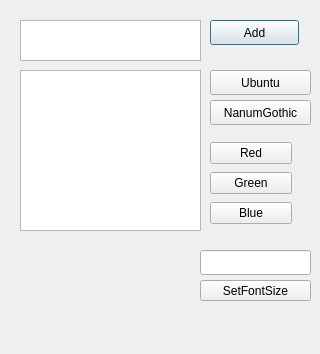
<?xml version="1.0" encoding="UTF-8"?>
<ui version="4.0">
 <class>Dialog</class>
 <widget class="QDialog" name="Dialog">
  <property name="geometry">
   <rect>
    <x>0</x>
    <y>0</y>
    <width>320</width>
    <height>354</height>
   </rect>
  </property>
  <property name="windowTitle">
   <string>Dialog</string>
  </property>
  <widget class="QPushButton" name="Add">
   <property name="geometry">
    <rect>
     <x>210</x>
     <y>20</y>
     <width>89</width>
     <height>25</height>
    </rect>
   </property>
   <property name="text">
    <string>Add</string>
   </property>
  </widget>
  <widget class="QTextEdit" name="Input">
   <property name="geometry">
    <rect>
     <x>20</x>
     <y>20</y>
     <width>181</width>
     <height>41</height>
    </rect>
   </property>
   <property name="html">
    <string>&lt;!DOCTYPE HTML PUBLIC &quot;-//W3C//DTD HTML 4.0//EN&quot; &quot;http://www.w3.org/TR/REC-html40/strict.dtd&quot;&gt;
&lt;html&gt;&lt;head&gt;&lt;meta name=&quot;qrichtext&quot; content=&quot;1&quot; /&gt;&lt;style type=&quot;text/css&quot;&gt;
p, li { white-space: pre-wrap; }
&lt;/style&gt;&lt;/head&gt;&lt;body style=&quot; font-family:'Ubuntu'; font-size:11pt; font-weight:400; font-style:normal;&quot;&gt;
&lt;p style=&quot;-qt-paragraph-type:empty; margin-top:0px; margin-bottom:0px; margin-left:0px; margin-right:0px; -qt-block-indent:0; text-indent:0px;&quot;&gt;&lt;br /&gt;&lt;/p&gt;&lt;/body&gt;&lt;/html&gt;</string>
   </property>
  </widget>
  <widget class="QTextEdit" name="Output">
   <property name="geometry">
    <rect>
     <x>20</x>
     <y>70</y>
     <width>181</width>
     <height>161</height>
    </rect>
   </property>
   <property name="readOnly">
    <bool>true</bool>
   </property>
  </widget>
  <widget class="QPushButton" name="FontNanumGothic">
   <property name="geometry">
    <rect>
     <x>210</x>
     <y>70</y>
     <width>101</width>
     <height>25</height>
    </rect>
   </property>
   <property name="text">
    <string>Ubuntu</string>
   </property>
  </widget>
  <widget class="QPushButton" name="FontUbuntu">
   <property name="geometry">
    <rect>
     <x>210</x>
     <y>100</y>
     <width>101</width>
     <height>25</height>
    </rect>
   </property>
   <property name="text">
    <string>NanumGothic</string>
   </property>
  </widget>
  <widget class="QWidget" name="layoutWidget">
   <property name="geometry">
    <rect>
     <x>210</x>
     <y>140</y>
     <width>82</width>
     <height>89</height>
    </rect>
   </property>
   <layout class="QVBoxLayout" name="verticalLayout">
    <item>
     <widget class="QPushButton" name="Red">
      <property name="text">
       <string>Red</string>
      </property>
     </widget>
    </item>
    <item>
     <widget class="QPushButton" name="Green">
      <property name="text">
       <string>Green</string>
      </property>
     </widget>
    </item>
    <item>
     <widget class="QPushButton" name="Blue">
      <property name="text">
       <string>Blue</string>
      </property>
     </widget>
    </item>
   </layout>
  </widget>
  <widget class="QPushButton" name="SetFontSize">
   <property name="geometry">
    <rect>
     <x>200</x>
     <y>280</y>
     <width>111</width>
     <height>21</height>
    </rect>
   </property>
   <property name="text">
    <string>SetFontSize</string>
   </property>
  </widget>
  <widget class="QLineEdit" name="FontSize">
   <property name="geometry">
    <rect>
     <x>200</x>
     <y>250</y>
     <width>111</width>
     <height>25</height>
    </rect>
   </property>
  </widget>
 </widget>
 <resources/>
 <connections/>
</ui>
